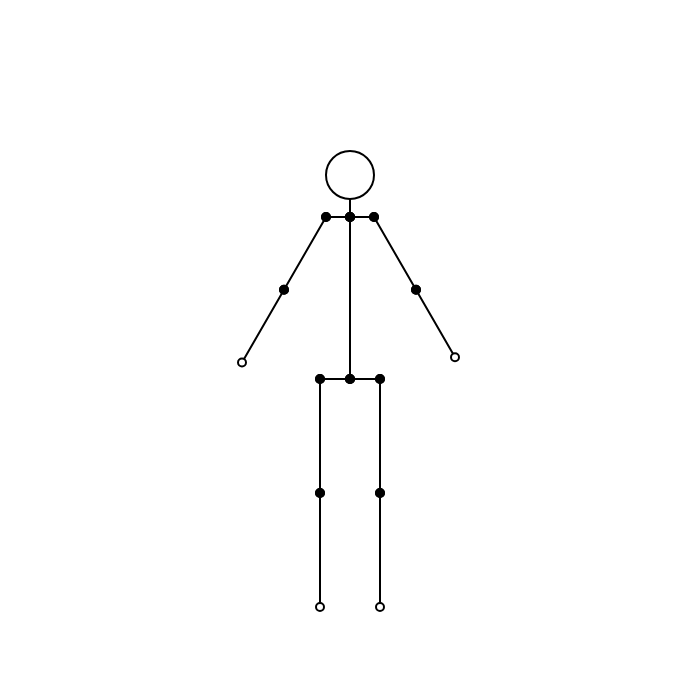
Frame 1 (no input)
Frame 60 (no input): identical to frame 1, image omitted
Frame 120 (the mouse pressed at the canvas centre since frame 60): identical to frame 1, image omitted

The p5.js sketch that drew this single still picture (run headless with seeded random() and noise() and a simulated clock; from frame 60 on, the mouse is pressed at the canvas centre):

// p5.js sketch
// ── sketch.js
let stickman;

let unidade = 60;
let peso = 2;

let c = 0;
let bg = 255;

let activeSegment = null;

function setup() {
  createCanvas(700, 700);
  angleMode(DEGREES);
  stickman = new Stickman();
}

function draw() {
  background(bg);

  stickman.update();
  stickman.display();

  const hovered = stickman.pickSegment(mouseX, mouseY);

  if (hovered) {
    cursor(HAND);
  } else {
    cursor(ARROW);
  }
}

function mousePressed() {
  activeSegment = stickman.pickSegment(mouseX, mouseY);
}

function mouseReleased() {
  activeSegment = null;
}

function mouseDragged() {
  if (!activeSegment) return;
  activeSegment.drag(mouseX, mouseY);
}

class Stickman {
  constructor() {
    this.segmentos = {
      pescoco: new Segmento(null, unidade * 0.7, [90, 90], 90),
      tronco: new Segmento(null, unidade * 2.7, [-30, 30], 0),

      ombroEsq: new Segmento(null, unidade * 0.4, [45, 135], 90),
      bracoEsq: new Segmento(null, unidade * 1.4, [-120, 60], -60),
      antebracoEsq: new Segmento(null, unidade * 1.4, [-180, 180], 0, true),

      ombroDir: new Segmento(null, unidade * 0.4, [-45, -135], -90),
      bracoDir: new Segmento(null, unidade * 1.4, [-60, 120], 60),
      antebracoDir: new Segmento(null, unidade * 1.3, [-180, 180], 0, true),

      ancaEsq: new Segmento(null, unidade * 0.5, [45, 135], 90),
      coxaEsq: new Segmento(null, unidade * 1.9, [30, -120], -90),
      pernaEsq: new Segmento(null, unidade * 1.9, [-180, 180], 0, true),

      ancaDir: new Segmento(null, unidade * 0.5, [-45, -135], -90),
      coxaDir: new Segmento(null, unidade * 1.9, [-30, 120], 90),
      pernaDir: new Segmento(null, unidade * 1.9, [-180, 180], 0, true),
    };

    const s = this.segmentos;

    s.tronco.relativo = s.pescoco;

    s.ombroEsq.relativo = s.pescoco;
    s.bracoEsq.relativo = s.ombroEsq;
    s.antebracoEsq.relativo = s.bracoEsq;

    s.ombroDir.relativo = s.pescoco;
    s.bracoDir.relativo = s.ombroDir;
    s.antebracoDir.relativo = s.bracoDir;

    s.ancaEsq.relativo = s.tronco;
    s.coxaEsq.relativo = s.ancaEsq;
    s.pernaEsq.relativo = s.coxaEsq;

    s.ancaDir.relativo = s.tronco;
    s.coxaDir.relativo = s.ancaDir;
    s.pernaDir.relativo = s.coxaDir;
  }

  update() {
    const segs = Object.values(this.segmentos);
    for (const s of segs) s.update();
  }

  display() {
    const segs = Object.values(this.segmentos);

    for (const s of segs) s.display();
  }

  pickSegment(x, y) {
    const segs = Object.values(this.segmentos);

    let best = null;
    let bestDist = 999999;

    for (const s of segs) {
      const d = dist(x, y, s.end.x, s.end.y);
      if (d < 4 && d < bestDist) {
        best = s;
        bestDist = d;
      }
    }

    return best;
  }
}

class Segmento {
  constructor(
    relativo,
    tamanho,
    amplitude = [-180, 180],
    angulo = 0,
    limite = false
  ) {
    this.relativo = relativo;
    this.tamanho = tamanho;
    this.amplitude = amplitude;
    this.selectedAngle = angulo;
    this.limite = limite;
  }

  update() {
    let start, baseAngle;

    if (this.relativo) {
      start = this.relativo.end;
      baseAngle = this.relativo.angle;
    } else {
      start = { x: width / 2, y: height * 0.25 };
      baseAngle = 0;
    }

    this.start = start;
    this.angle = baseAngle + this.selectedAngle;

    this.end = {
      x: start.x + cos(this.angle) * this.tamanho,
      y: start.y + sin(this.angle) * this.tamanho,
    };
  }

  drag(mx, my) {
    let baseAngle = this.relativo ? this.relativo.angle : 0;
    let targetAngle = atan2(my - this.start.y, mx - this.start.x);
    let angle = targetAngle - baseAngle;
    angle = (angle + 360) % 360;
    if (angle > 180) angle -= 360;
    const minA = Math.min(...this.amplitude);
    const maxA = Math.max(...this.amplitude);
    this.selectedAngle = constrain(angle, minA, maxA);
  }

  display() {
    push();

    const hovering = dist(mouseX, mouseY, this.end.x, this.end.y) < 4;

    stroke(c);
    strokeWeight(peso);
    fill(c);

    line(this.start.x, this.start.y, this.end.x, this.end.y);

    fill(this.limite ? bg : c);
    circle(this.end.x, this.end.y, peso * 4);

    if (hovering) {
      noFill();
      stroke(0, 0, 255);
      circle(this.end.x, this.end.y, peso * 8);
    }

    stroke(c);
    if (!this.relativo) {
      fill(bg);
      ellipse(this.start.x, this.start.y, unidade * 0.8);
    } else {
      fill(c);
      circle(this.start.x, this.start.y, peso * 4);
    }

    pop();
  }
}
